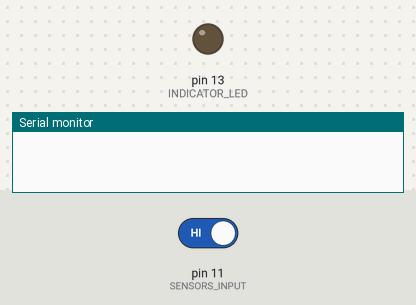
A sketch run on a simulated Arduino Uno, built with avr-gcc and run on an emulated ATmega328P. On the bench: output pins drawn as LEDs (lit = HIGH), the last lines printed to the serial monitor. Inputs (shaded band) come from the test bench; at power-on: pin 11 (SENSORS_INPUT) HIGH. Pins used as bus, display or sensor lines are not drawn.

Above: at 1.2 s.
1.3 s: pin 11 (SENSORS_INPUT) driven LOW
At 1.47 s:
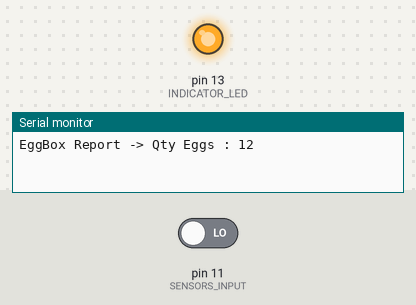
Timing chart, 0 to 4.3 s (numbered marks = the images above; inputs shaded):
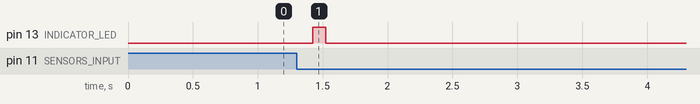

The sketch:

eggbox-15.4.ino
```cpp
// (licence header left out)
/*
 * Multiplexing 12 LEDS using Charlieplexing metod:
 * https://en.wikipedia.org/wiki/Charlieplexing
 *
 */

/**
 * LED Indicator
 */
#define INDICATOR_LED        13

/**
 * Sensors inputs pin (Transistors Colectors)
 */
#define SENSORS_INPUT        11

/**
 * Sensors Power Pin A/B/C/D (Charlieplexing - Diodes emitters)
 */
#define SENSORS_POWER_A      10
#define SENSORS_POWER_B      9
#define SENSORS_POWER_C      8
#define SENSORS_POWER_D      7

/**
 * Multiplexing number of sensors
 */
#define SENSOR_QTY           12

/**
 * Multiplexing number of pins
 */
#define CHARLIEPLEXING       4

/**
 * Pin configuration selector sensors array
 */
#define PIN_CONFIG           0

/**
 * Pin state selector sensors array
 */
#define PIN_STATE            1

/**
 * A/B/C/D selector sensors array
 */
#define A                    0
#define B                    1
#define C                    2
#define D                    3

/**
 * Sensor State Previous
 */
int qtyEggsPrevious = 0;

/**
 * Sensor State Actual
 */
int qtyEggsActual;

/**
 * Sensors settings array:
 *  Set 2 pins to OUTPUT and set only one of them to HIGH to power on a sensor at time
 */

int sensors[ SENSOR_QTY ][ 2 ][ CHARLIEPLEXING ] = {

  //    PIN_CONFIG                           PIN_STATE
  //    A       B       C      D          A    B    C    D
  { { INPUT, OUTPUT, INPUT, OUTPUT }, { LOW, LOW, LOW, HIGH } },  // SENSOR 1 ( SENSORS_POWER_D SENSORS_POWER_B )
  { { INPUT, OUTPUT, INPUT, OUTPUT }, { LOW, HIGH, LOW, LOW } },  // SENSOR 2 ( SENSORS_POWER_B SENSORS_POWER_D )
  { { INPUT, INPUT, OUTPUT, OUTPUT }, { LOW, LOW, LOW, HIGH } },  // SENSOR 3 ( SENSORS_POWER_D SENSORS_POWER_C )
  { { INPUT, INPUT, OUTPUT, OUTPUT }, { LOW, LOW, HIGH, LOW } },  // SENSOR 4 ( SENSORS_POWER_C SENSORS_POWER_D )
  { { INPUT, OUTPUT, OUTPUT, INPUT }, { LOW, LOW, HIGH, LOW } },  // SENSOR 5 ( SENSORS_POWER_C SENSORS_POWER_B )
  { { INPUT, OUTPUT, OUTPUT, INPUT }, { LOW, HIGH, LOW, LOW } },  // SENSOR 6 ( SENSORS_POWER_B SENSORS_POWER_C )
  { { OUTPUT, INPUT, INPUT, OUTPUT }, { LOW, LOW, LOW, HIGH } },  // SENSOR 7 ( SENSORS_POWER_D SENSORS_POWER_A )
  { { OUTPUT, INPUT, INPUT, OUTPUT }, { HIGH, LOW, LOW, LOW } },  // SENSOR 8 ( SENSORS_POWER_A SENSORS_POWER_D )
  { { OUTPUT, INPUT, OUTPUT, INPUT }, { LOW, LOW, HIGH, LOW } },  // SENSOR 9 ( SENSORS_POWER_C SENSORS_POWER_A )
  { { OUTPUT, INPUT, OUTPUT, INPUT }, { HIGH, LOW, LOW, LOW } },  // SENSOR 10 ( SENSORS_POWER_A SENSORS_POWER_C )
  { { OUTPUT, OUTPUT, INPUT, INPUT }, { LOW, HIGH, LOW, LOW } },  // SENSOR 11 ( SENSORS_POWER_B SENSORS_POWER_A )
  { { OUTPUT, OUTPUT, INPUT, INPUT }, { HIGH, LOW, LOW, LOW } },  // SENSOR 12 ( SENSORS_POWER_A SENSORS_POWER_B )
};

/**
 * Init Routine
 */
void setup() {

  // Configure output egg indicator LED pin
  pinMode(INDICATOR_LED, OUTPUT);

  // Configure inputs sensors pin
  pinMode(SENSORS_INPUT, INPUT_PULLUP);

  // Configure Serial Port at 9600 bps
  Serial.begin(9600);

  // Disable all interrupts
  noInterrupts();

  // Configure Timer Interrupt at 200ms
  TCCR1A = 0;
  TCCR1B = 0;
  TCNT1  = 0;
  OCR1A = 50000;                        // Compare match register 16MHz/64/5Hz = 200ms
  TCCR1B |= (1 << WGM12);               // CTC mode
  TCCR1B |= (1 << CS01) | (1 << CS00);  // 64 prescaler
  TIMSK1 |= (1 << OCIE1A);              // Enable timer compare interrupt

  // Enable all interrupts
  interrupts();
};

/**
 * Main Program
 */
void loop() {

  // Validate change quantity eggs
  if(qtyEggsActual != qtyEggsPrevious) {

    // Send Report EggBox to PC
    Serial.print("EggBox Report -> Qty Eggs : ");
    Serial.println(qtyEggsActual);

    // Update Quantity Eggs Previous
    qtyEggsPrevious = qtyEggsActual;

    // Turn On/Off Led Indicator
    digitalWrite(INDICATOR_LED, HIGH);
    delay(100);
    digitalWrite(INDICATOR_LED, LOW);
  }
}

/**
 * Interrupt Timer Service Routine
 */
ISR(TIMER1_COMPA_vect)
{
  int sensorState = 0;

  // Clear Quantity Eggs Actual
  qtyEggsActual = 0;

  for(int egg = 0; egg < SENSOR_QTY; egg++) {

    // Turn on IR LED of sensor egg + 1
    sensorPowerOn(egg);

    // Wait 1 ms for sensor stabilization
    delay(1);

    // Read IR sensors pin
    sensorState = digitalRead(SENSORS_INPUT);

    // Validate State Sensor
    if(sensorState == LOW) {

      // Increment Quantity Eggs
      qtyEggsActual++;
    }

    // Turn of all IR LED of sensors
    sensorsPowerOff();

    // Sleep microcontroler 1 ms (50% dutty cycle)
    delay(1);
  }
}

/**
 * Metod for power on a particular sensor
 *  View Sensors settings array
 */
void sensorPowerOn(int select) {

  // Select pin mode from A from PIN_CONFIG setting from sensors array
  pinMode(SENSORS_POWER_A, sensors[ select ][ PIN_CONFIG ][ A ]);

  // Select pin mode from B from PIN_CONFIG setting from sensors array
  pinMode(SENSORS_POWER_B, sensors[ select ][ PIN_CONFIG ][ B ]);

  // Select pin mode from C from PIN_CONFIG setting from sensors array
  pinMode(SENSORS_POWER_C, sensors[ select ][ PIN_CONFIG ][ C ]);

  // Select pin mode from D from PIN_CONFIG setting from sensors array
  pinMode(SENSORS_POWER_D, sensors[ select ][ PIN_CONFIG ][ D ]);

  // Select pin state from A from PIN_STATE setting from sensors array
  digitalWrite(SENSORS_POWER_A, sensors[ select ][ PIN_STATE ][ A ]);

  // Select pin state from B from PIN_STATE setting from sensors array
  digitalWrite(SENSORS_POWER_B, sensors[ select ][ PIN_STATE ][ B ]);

  // Select pin state from C from PIN_STATE setting from sensors array
  digitalWrite(SENSORS_POWER_C, sensors[ select ][ PIN_STATE ][ C ]);

  // Select pin state from D from PIN_STATE setting from sensors array
  digitalWrite(SENSORS_POWER_D, sensors[ select ][ PIN_STATE ][ D ]);
};

/**
 * Metod for power off all sensors:
 *  Seto to LOW all sensors power pins
 */

void sensorsPowerOff() {

  digitalWrite(SENSORS_POWER_A, LOW);    // Set SENSORS_POWER_A pin to LOW
  digitalWrite(SENSORS_POWER_B, LOW);    // Set SENSORS_POWER_B pin to LOW
  digitalWrite(SENSORS_POWER_C, LOW);    // Set SENSORS_POWER_C pin to LOW
  digitalWrite(SENSORS_POWER_C, LOW);    // Set SENSORS_POWER_C pin to LOW
};
```

Measured:
- after the input at 1.3 s, pin 13 (INDICATOR_LED): LOW → HIGH after 0.12 s, → LOW 0.10 s later
